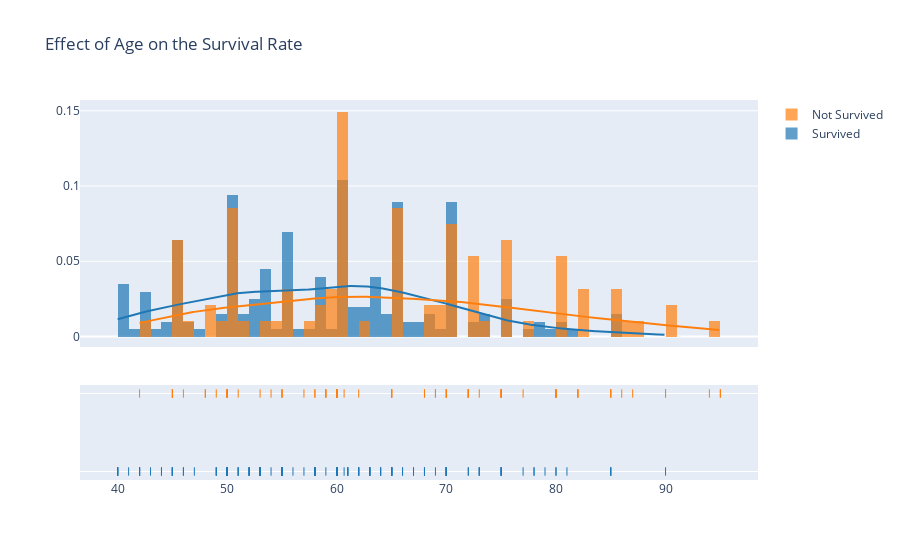

Here is the notebook cell this chart was saved with:
### Code cell
hist_data = [survived, not_survived]
group_labels = ['Survived', 'Not Survived']

utils.constructDistPlot(hist_data = hist_data,
                        group_labels = group_labels,
                        title_text = "Effect of Age on the Survival Rate",
                        bin_size = [1, 1],
                        export_to_png = True)

### Figure 1 — Plotly figure (JSON) as saved in the notebook; plotly's stock layout.template omitted (floating-point values rounded to 4 significant figures; data arrays with more than 128 entries replaced by an {"elided": "..."} marker saying what was removed)
{"data": [{"autobinx": false, "histnorm": "probability density", "legendgroup": "Survived", "marker": {"color": "rgb(31, 119, 180)"}, "name": "Survived", "opacity": 0.7, "x": {"elided": "203 float values"}, "xaxis": "x", "xbins": {"end": 90, "size": 1, "start": 40}, "yaxis": "y", "type": "histogram"}, {"autobinx": false, "histnorm": "probability density", "legendgroup": "Not Survived", "marker": {"color": "rgb(255, 127, 14)"}, "name": "Not Survived", "opacity": 0.7, "x": [75, 55, 65, 50, 65, 90, 75, 60, 65, 80, 75, 62, 45, 50, 82, 87, 45, 70, 48, 65, 68, 75, 80, 95, 70, 58, 82, 94, 85, 50, 65, 69, 90, 82, 60, 70, 50, 70, 60, 50, 51, 60, 80, 57, 68, 53, 60, 70, 60, 95, 49, 72, 45, 50, 45, 60, 42, 72, 70, 65, 85, 69, 60, 60, 59, 60, 72, 85, 70, 86, 60, 46, 80, 72, 75, 72, 50, 45, 80, 59, 59, 65, 75, 58, 60.67, 50, 60, 45, 77, 48, 54, 73, 60, 55, 65, 55], "xaxis": "x", "xbins": {"end": 95, "size": 1, "start": 42}, "yaxis": "y", "type": "histogram"}, {"legendgroup": "Survived", "marker": {"color": "rgb(31, 119, 180)"}, "mode": "lines", "name": "Survived", "showlegend": false, "x": {"elided": "500 float values"}, "xaxis": "x", "y": {"elided": "500 float values"}, "yaxis": "y", "type": "scatter"}, {"legendgroup": "Not Survived", "marker": {"color": "rgb(255, 127, 14)"}, "mode": "lines", "name": "Not Survived", "showlegend": false, "x": {"elided": "500 float values"}, "xaxis": "x", "y": {"elided": "500 float values"}, "yaxis": "y", "type": "scatter"}, {"legendgroup": "Survived", "marker": {"color": "rgb(31, 119, 180)", "symbol": "line-ns-open"}, "mode": "markers", "name": "Survived", "showlegend": false, "x": {"elided": "203 float values"}, "xaxis": "x", "y": {"elided": "203 str values"}, "yaxis": "y2", "type": "scatter"}, {"legendgroup": "Not Survived", "marker": {"color": "rgb(255, 127, 14)", "symbol": "line-ns-open"}, "mode": "markers", "name": "Not Survived", "showlegend": false, "x": [75, 55, 65, 50, 65, 90, 75, 60, 65, 80, 75, 62, 45, 50, 82, 87, 45, 70, 48, 65, 68, 75, 80, 95, 70, 58, 82, 94, 85, 50, 65, 69, 90, 82, 60, 70, 50, 70, 60, 50, 51, 60, 80, 57, 68, 53, 60, 70, 60, 95, 49, 72, 45, 50, 45, 60, 42, 72, 70, 65, 85, 69, 60, 60, 59, 60, 72, 85, 70, 86, 60, 46, 80, 72, 75, 72, 50, 45, 80, 59, 59, 65, 75, 58, 60.67, 50, 60, 45, 77, 48, 54, 73, 60, 55, 65, 55], "xaxis": "x", "y": ["Not Survived", "Not Survived", "Not Survived", "Not Survived", "Not Survived", "Not Survived", "Not Survived", "Not Survived", "Not Survived", "Not Survived", "Not Survived", "Not Survived", "Not Survived", "Not Survived", "Not Survived", "Not Survived", "Not Survived", "Not Survived", "Not Survived", "Not Survived", "Not Survived", "Not Survived", "Not Survived", "Not Survived", "Not Survived", "Not Survived", "Not Survived", "Not Survived", "Not Survived", "Not Survived", "Not Survived", "Not Survived", "Not Survived", "Not Survived", "Not Survived", "Not Survived", "Not Survived", "Not Survived", "Not Survived", "Not Survived", "Not Survived", "Not Survived", "Not Survived", "Not Survived", "Not Survived", "Not Survived", "Not Survived", "Not Survived", "Not Survived", "Not Survived", "Not Survived", "Not Survived", "Not Survived", "Not Survived", "Not Survived", "Not Survived", "Not Survived", "Not Survived", "Not Survived", "Not Survived", "Not Survived", "Not Survived", "Not Survived", "Not Survived", "Not Survived", "Not Survived", "Not Survived", "Not Survived", "Not Survived", "Not Survived", "Not Survived", "Not Survived", "Not Survived", "Not Survived", "Not Survived", "Not Survived", "Not Survived", "Not Survived", "Not Survived", "Not Survived", "Not Survived", "Not Survived", "Not Survived", "Not Survived", "Not Survived", "Not Survived", "Not Survived", "Not Survived", "Not Survived", "Not Survived", "Not Survived", "Not Survived", "Not Survived", "Not Survived", "Not Survived", "Not Survived"], "yaxis": "y2", "type": "scatter"}], "layout": {"barmode": "overlay", "hovermode": "closest", "legend": {"traceorder": "reversed"}, "xaxis": {"anchor": "y2", "domain": [0, 1], "zeroline": false}, "yaxis": {"anchor": "free", "domain": [0.35, 1], "position": 0}, "yaxis2": {"anchor": "x", "domain": [0, 0.25], "dtick": 1, "showticklabels": false}, "title": {"text": "Effect of Age on the Survival Rate"}}}
